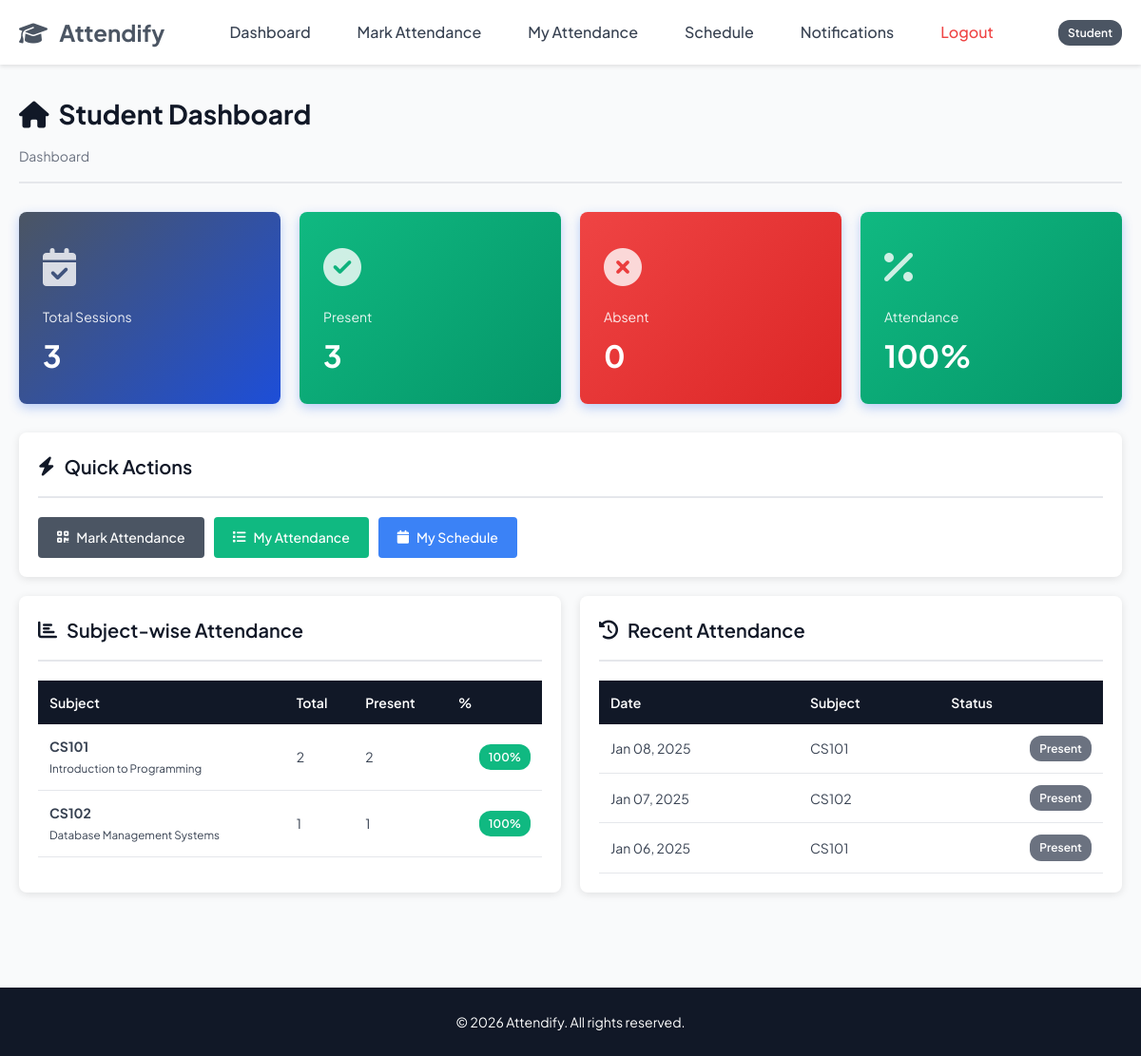
/student/dashboard.php (signed in), run on the app's committed database.
### tables this page shows
CREATE TABLE `attendance` (
  `attendance_id` int(11) NOT NULL AUTO_INCREMENT,
  `session_id` int(11) NOT NULL,
  `student_id` int(11) NOT NULL,
  `status` enum('present','absent','late') NOT NULL,
  `marked_at` datetime DEFAULT current_timestamp(),
  `student_card_id` varchar(50) DEFAULT NULL,
  `remarks` text DEFAULT NULL,
  PRIMARY KEY (`attendance_id`),
  UNIQUE KEY `unique_student_session` (`session_id`,`student_id`),
  KEY `idx_student_attendance` (`student_id`),
  KEY `idx_session_attendance` (`session_id`),
  KEY `idx_attendance_status` (`status`),
  KEY `idx_marked_date` (`marked_at`),
  CONSTRAINT `attendance_ibfk_1` FOREIGN KEY (`session_id`) REFERENCES `attendance_sessions` (`session_id`) ON DELETE CASCADE ON UPDATE CASCADE,
  CONSTRAINT `attendance_ibfk_2` FOREIGN KEY (`student_id`) REFERENCES `students` (`student_id`) ON DELETE CASCADE ON UPDATE CASCADE
);

CREATE TABLE `attendance_sessions` (
  `session_id` int(11) NOT NULL AUTO_INCREMENT,
  `section_subject_id` int(11) NOT NULL,
  `teacher_id` int(11) NOT NULL,
  `session_date` date NOT NULL,
  `start_time` time NOT NULL,
  `end_time` time NOT NULL,
  `session_type` enum('lecture','lab','tutorial') DEFAULT 'lecture',
  `is_active` tinyint(1) DEFAULT 1,
  `created_at` datetime DEFAULT current_timestamp(),
  PRIMARY KEY (`session_id`),
  UNIQUE KEY `unique_session` (`section_subject_id`,`session_date`),
  KEY `teacher_id` (`teacher_id`),
  KEY `idx_session_date` (`session_date`),
  KEY `idx_active_sessions` (`is_active`),
  CONSTRAINT `attendance_sessions_ibfk_1` FOREIGN KEY (`section_subject_id`) REFERENCES `section_subjects` (`section_subject_id`) ON DELETE CASCADE ON UPDATE CASCADE,
  CONSTRAINT `attendance_sessions_ibfk_2` FOREIGN KEY (`teacher_id`) REFERENCES `teachers` (`teacher_id`) ON DELETE CASCADE ON UPDATE CASCADE
);

CREATE TABLE `subjects` (
  `subject_id` int(11) NOT NULL AUTO_INCREMENT,
  `subject_code` varchar(20) NOT NULL,
  `subject_name` varchar(100) NOT NULL,
  `credit_hours` int(11) NOT NULL,
  `description` text DEFAULT NULL,
  PRIMARY KEY (`subject_id`),
  UNIQUE KEY `subject_code` (`subject_code`),
  KEY `idx_subject_code` (`subject_code`),
  KEY `idx_subject_name` (`subject_name`)
);

### student/dashboard.php (the view, shortened to what this page needs)
<?php
require_once '../config.php';
$student_id = $_SESSION['student_id'];
$total_sessions_sql = "SELECT COUNT(*) as count FROM ATTENDANCE WHERE student_id = ?";
$total_sessions_stmt = $conn->prepare($total_sessions_sql);
$total_sessions_stmt->bind_param("i", $student_id);
$total_sessions_stmt->execute();
$total_sessions = $total_sessions_stmt->get_result()->fetch_assoc()['count'];
$present_sql = "SELECT COUNT(*) as count FROM ATTENDANCE WHERE student_id = ? AND status = 'present'";
$present_stmt = $conn->prepare($present_sql);
$present_stmt->bind_param("i", $student_id);
$present_stmt->execute();
$present_count = $present_stmt->get_result()->fetch_assoc()['count'];
$absent_sql = "SELECT COUNT(*) as count FROM ATTENDANCE WHERE student_id = ? AND status = 'absent'";
$absent_stmt = $conn->prepare($absent_sql);
$absent_stmt->bind_param("i", $student_id);
$absent_stmt->execute();
$absent_count = $absent_stmt->get_result()->fetch_assoc()['count'];
$attendance_percentage = $total_sessions > 0 ? round(($present_count / $total_sessions) * 100, 2) : 0;
$subject_wise_sql = "SELECT
    sub.subject_code,
    sub.subject_name,
    COUNT(a.attendance_id) as total,
    SUM(CASE WHEN a.status = 'present' THEN 1 ELSE 0 END) as present
FROM ATTENDANCE a
JOIN ATTENDANCE_SESSIONS ats ON a.session_id = ats.session_id
JOIN SECTION_SUBJECTS ss ON ats.section_subject_id = ss.section_subject_id
JOIN SUBJECTS sub ON ss.subject_id = sub.subject_id
WHERE a.student_id = ?
GROUP BY sub.subject_id";
$subject_wise_stmt = $conn->prepare($subject_wise_sql);
$subject_wise_stmt->bind_param("i", $student_id);
$subject_wise_stmt->execute();
$subject_wise_result = $subject_wise_stmt->get_result();
$recent_attendance_sql = "SELECT
    ats.session_date,
    sub.subject_code,
    sub.subject_name,
    a.status,
    a.marked_at
FROM ATTENDANCE a
JOIN ATTENDANCE_SESSIONS ats ON a.session_id = ats.session_id
JOIN SECTION_SUBJECTS ss ON ats.section_subject_id = ss.section_subject_id
JOIN SUBJECTS sub ON ss.subject_id = sub.subject_id
WHERE a.student_id = ?
ORDER BY ats.session_date DESC, a.marked_at DESC
LIMIT 5";
$recent_attendance_stmt = $conn->prepare($recent_attendance_sql);
$recent_attendance_stmt->bind_param("i", $student_id);
$recent_attendance_stmt->execute();
$recent_attendance_result = $recent_attendance_stmt->get_result();
include '../includes/header.php';
?>
<div class="page-header">
    <div>
        <h1><i class="fas fa-home"></i> Student Dashboard</h1>
        <div class="breadcrumb">
            <span>Dashboard</span>
        </div>
    </div>
</div>
<div class="dashboard-cards">
    <div class="stat-card">
        <div class="stat-card-icon">
            <i class="fas fa-calendar-check"></i>
        </div>
        <div class="stat-card-title">Total Sessions</div>
        <div class="stat-card-value"><?php echo $total_sessions; ?></div>
    </div>
    <div class="stat-card success">
        <div class="stat-card-icon">
            <i class="fas fa-check-circle"></i>
        </div>
        <div class="stat-card-title">Present</div>
        <div class="stat-card-value"><?php echo $present_count; ?></div>
    </div>
    <div class="stat-card danger">
        <div class="stat-card-icon">
            <i class="fas fa-times-circle"></i>
        </div>
        <div class="stat-card-title">Absent</div>
        <div class="stat-card-value"><?php echo $absent_count; ?></div>
    </div>
    <div class="stat-card <?php echo $attendance_percentage >= 75 ? 'success' : 'warning'; ?>">
        <div class="stat-card-icon">
            <i class="fas fa-percentage"></i>
        </div>
        <div class="stat-card-title">Attendance</div>
        <div class="stat-card-value"><?php echo $attendance_percentage; ?>%</div>
    </div>
</div>
<div class="card">
    <div class="card-header">
        <h2 class="card-title"><i class="fas fa-bolt"></i> Quick Actions</h2>
    </div>
    <div class="card-body">
        <div class="btn-group">
            <a href="mark_attendance.php" class="btn btn-primary">
                <i class="fas fa-qrcode"></i> Mark Attendance
            </a>
            <a href="my_attendance.php" class="btn btn-success">
                <i class="fas fa-list"></i> My Attendance
            </a>
            <a href="my_schedule.php" class="btn btn-info">
                <i class="fas fa-calendar"></i> My Schedule
            </a>
        </div>
    </div>
</div>
<div class="two-column-layout">
    <div class="card">
        <div class="card-header">
            <h2 class="card-title"><i class="fas fa-chart-bar"></i> Subject-wise Attendance</h2>
        </div>
        <div class="card-body">
            <?php if ($subject_wise_result->num_rows > 0): ?>
                <div class="table-responsive">
                    <table class="mobile-cards">
                        <thead>
                            <tr>
                                <th>Subject</th>
                                <th>Total</th>
                                <th>Present</th>
                                <th>%</th>
                            </tr>
                        </thead>
                        <tbody>
                            <?php while ($subject = $subject_wise_result->fetch_assoc()):
                                $percent = calculateAttendancePercentage($subject['present'], $subject['total']);
                            ?>
                                <tr>
                                    <td data-label="Column Name">
                                        <strong><?php echo e($subject['subject_code']); ?></strong><br>
                                        <small><?php echo e($subject['subject_name']); ?></small>
                                    </td>
                                    <td data-label="Column Name"><?php echo $subject['total']; ?></td>
                                    <td data-label="Column Name"><?php echo $subject['present']; ?></td>
                                    <td data-label="Column Name"><?php echo getAttendancePercentageBadge($percent); ?></td>
                                </tr>
                            <?php endwhile; ?>
                        </tbody>
                    </table>
                </div>
            <?php endif; ?>
        </div>
    </div>
    <div class="card">
        <div class="card-header">
            <h2 class="card-title"><i class="fas fa-history"></i> Recent Attendance</h2>
        </div>
        <div class="card-body">
            <?php if ($recent_attendance_result->num_rows > 0): ?>
                <div class="table-responsive">
                    <table class="mobile-cards">
                        <thead>
                            <tr>
                                <th>Date</th>
                                <th>Subject</th>
                                <th>Status</th>
                            </tr>
                        </thead>
                        <tbody>
                            <?php while ($attendance = $recent_attendance_result->fetch_assoc()): ?>
                                <tr>
                                    <td data-label="Session Date"><?php echo formatDate($attendance['session_date']); ?></td>
                                    <td data-label="Subject Code"><?php echo e($attendance['subject_code']); ?></td>
                                    <td data-label="Status"><?php echo getStatusBadge($attendance['status']); ?></td>
                                </tr>
                            <?php endwhile; ?>
                        </tbody>
                    </table>
                </div>
            <?php endif; ?>
        </div>
    </div>
</div>
<?php
include '../includes/footer.php';
?>

### config.php (shortened to what this page needs)
<?php
function formatDate($date) {
    return date('M d, Y', strtotime($date));
}
function getStatusBadge($status) {
    $badges = [
        'present' => '<span class="badge badge-success">Present</span>',
        'absent' => '<span class="badge badge-danger">Absent</span>',
        'late' => '<span class="badge badge-warning">Late</span>',
        'active' => '<span class="badge badge-success">Active</span>',
        'inactive' => '<span class="badge badge-secondary">Inactive</span>',
        'graduated' => '<span class="badge badge-info">Graduated</span>',
        'dropped' => '<span class="badge badge-danger">Dropped</span>',
        'completed' => '<span class="badge badge-success">Completed</span>'
    ];
    return isset($badges[$status]) ? $badges[$status] : '<span class="badge badge-secondary">' . ucfirst($status) . '</span>';
}
function calculateAttendancePercentage($present, $total) {
    return round(($present / $total) * 100, 2);
}
function getAttendancePercentageBadge($percentage) {
    if ($percentage >= 75) {
        return '<span class="badge badge-success">' . $percentage . '%</span>';
    } elseif ($percentage >= 60) {
        return '<span class="badge badge-warning">' . $percentage . '%</span>';
    } else {
        return '<span class="badge badge-danger">' . $percentage . '%</span>';
    }
}
function e($string) {
    return htmlspecialchars($string, ENT_QUOTES, 'UTF-8');
}
?>

### css/styles.css (style rules this page uses)
* { margin: 0; padding: 0; box-sizing: border-box; }
:root { --primary-color: #4b5563; --secondary-color: #6366f1; --danger-color: #ef4444; --warning-color: #f59e0b; --info-color: #3b82f6; --dark-color: #111827; --light-color: #f9fafb; --white-color: #ffffff; --border-color: #e5e7eb; --text-color: #374151; --text-muted: #6b7280; --success-color: #10b981; }
body { font-family: 'Plus Jakarta Sans', sans-serif; font-size: 16px; line-height: 1.6; color: var(--text-color); background-color: var(--light-color); }
a { text-decoration: none; color: var(--primary-color); transition: color 0.3s ease; }
.card { background-color: var(--white-color); border-radius: 8px; box-shadow: 0 2px 8px rgba(0, 0, 0, 0.1); padding: 20px; margin-bottom: 20px; }
.card-header { border-bottom: 2px solid var(--border-color); padding-bottom: 15px; margin-bottom: 20px; }
.card-title { font-size: 20px; font-weight: 600; color: var(--dark-color); display: flex; align-items: center; gap: 10px; }
.card-body { padding: 0; }
.dashboard-cards { display: grid; grid-template-columns: repeat(auto-fit, minmax(250px, 1fr)); gap: 20px; margin-bottom: 30px; }
.two-column-layout { display: grid; grid-template-columns: 1fr 1fr; gap: 20px; margin-top: 20px; }
.stat-card { background: linear-gradient(135deg, var(--primary-color), #1d4ed8); color: var(--white-color); border-radius: 8px; padding: 25px; box-shadow: 0 4px 12px rgba(37, 99, 235, 0.3); }
.stat-card.success { background: linear-gradient(135deg, var(--success-color), #059669); }
.stat-card.danger { background: linear-gradient(135deg, var(--danger-color), #dc2626); }
.stat-card-icon { font-size: 40px; opacity: 0.8; margin-bottom: 10px; }
.stat-card-title { font-size: 14px; opacity: 0.9; margin-bottom: 5px; }
.stat-card-value { font-size: 32px; font-weight: bold; }
.table-responsive { overflow-x: auto; margin-top: 20px; }
table { width: 100%; border-collapse: collapse; background-color: var(--white-color); }
table thead { background-color: var(--dark-color); color: var(--white-color); }
table thead th { padding: 12px; text-align: left; font-weight: 600; font-size: 14px; }
table tbody tr { border-bottom: 1px solid var(--border-color); transition: background-color 0.2s ease; }
table tbody td { padding: 12px; font-size: 14px; }
table tbody td:last-child { text-align: right; }
.btn { display: inline-flex; align-items: center; gap: 8px; padding: 10px 20px; border: none; border-radius: 4px; font-size: 14px; font-weight: 500; cursor: pointer; text-decoration: none; }
.btn-primary { background-color: var(--primary-color); color: var(--white-color); }
.btn-success { background-color: var(--success-color); color: var(--white-color); }
.btn-info { background-color: var(--info-color); color: var(--white-color); }
.btn-group { display: flex; gap: 10px; flex-wrap: wrap; }
.badge { display: inline-block; padding: 4px 10px; font-size: 12px; font-weight: 600; border-radius: 12px; color: var(--white-color); }
.badge-success { background-color: var(--success-color); }
.badge-secondary { background-color: #6b7280; }
.page-header { display: flex; justify-content: space-between; align-items: center; margin-bottom: 30px; padding-bottom: 15px; border-bottom: 2px solid var(--border-color); }
.page-header h1 { font-size: 28px; color: var(--dark-color); display: flex; align-items: center; gap: 10px; }
.breadcrumb { display: flex; gap: 10px; align-items: center; font-size: 14px; color: var(--text-muted); margin-top: 10px; }

### data on the page
attendance: session.session_date "Jan 08, 2025", subjects.subject_code "CS101", status "Present"
attendance: session.session_date "Jan 07, 2025", subjects.subject_code "CS102", status "Present"
attendance: session.session_date "Jan 06, 2025", subjects.subject_code "CS101", status "Present"

### other printed values
$_SESSION['user_type'] "Student"
$total_sessions "3"
$present_count "3"
$absent_count "0"
$attendance_percentage "100"
$subject['subject_code'] "CS101"
$subject['subject_name'] "Introduction to Programming"
$subject['total'] "2"
$subject['present'] "2"
$subject['subject_code'] "CS102"
$subject['subject_name'] "Database Management Systems"
$subject['total'] "1"
$subject['present'] "1"
